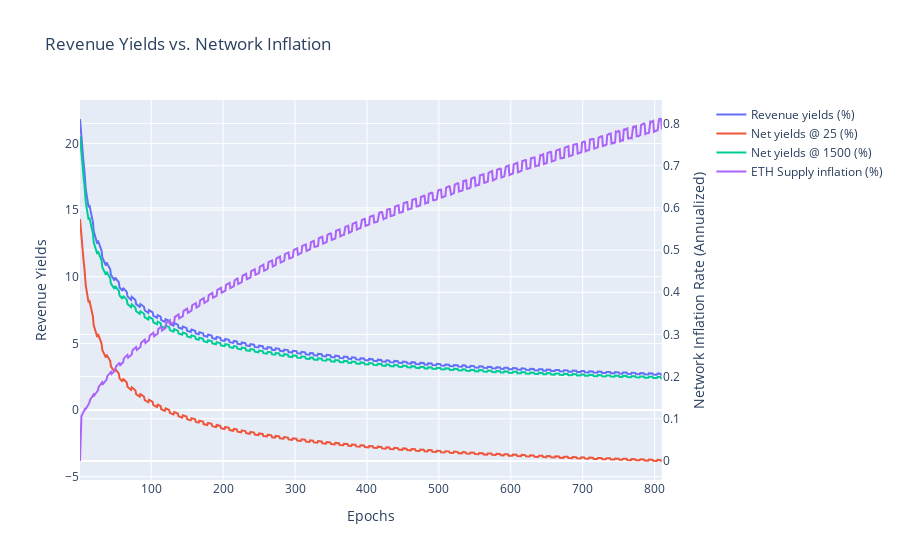

Notebook cell for this chart:
### Code cell
visualizations.plot_revenue_yields_vs_network_inflation(df)

### Figure 1 — Plotly figure (JSON) as saved in the notebook; plotly's stock layout.template omitted (floating-point values rounded to 4 significant figures; data arrays with more than 128 entries replaced by an {"elided": "..."} marker saying what was removed)
{"data": [{"name": "Revenue yields (%)", "type": "scatter", "x": {"elided": "810 int values"}, "xaxis": "x", "y": {"elided": "810 float values"}, "yaxis": "y"}, {"name": "Net yields @ 25 (%)", "type": "scatter", "x": {"elided": "810 int values"}, "xaxis": "x", "y": {"elided": "810 float values"}, "yaxis": "y"}, {"name": "Net yields @ 1500 (%)", "type": "scatter", "x": {"elided": "810 int values"}, "xaxis": "x", "y": {"elided": "810 float values"}, "yaxis": "y"}, {"name": "ETH Supply inflation (%)", "type": "scatter", "x": {"elided": "810 int values"}, "xaxis": "x", "y": {"elided": "810 float values"}, "yaxis": "y2"}], "layout": {"title": {"text": "Revenue Yields vs. Network Inflation"}, "xaxis": {"anchor": "y", "domain": [0, 0.94], "title": {"text": "Epochs"}}, "yaxis": {"anchor": "x", "domain": [0, 1], "title": {"text": "Revenue Yields"}}, "yaxis2": {"anchor": "x", "overlaying": "y", "side": "right", "title": {"text": "Network Inflation Rate (Annualized)"}}}}
